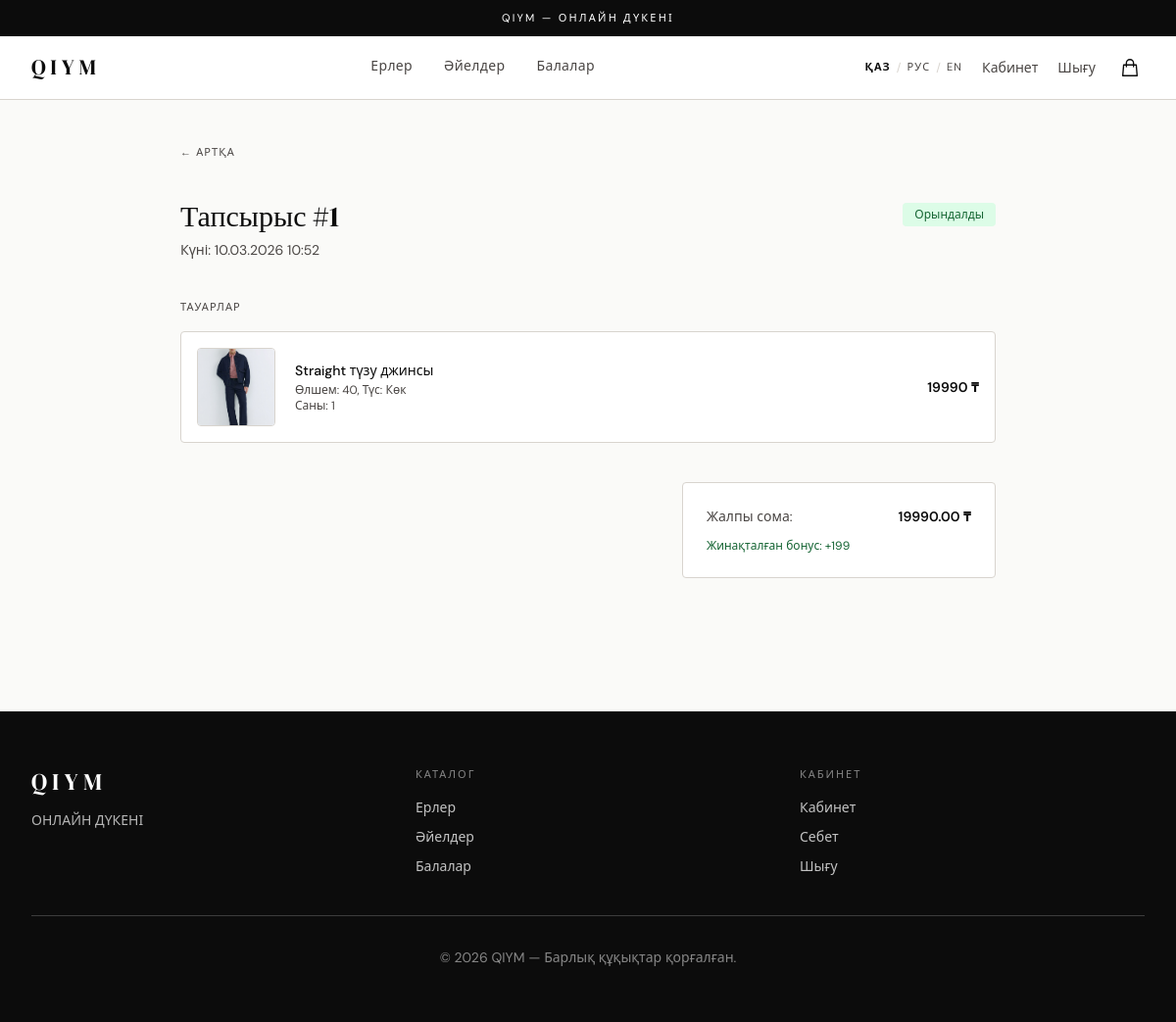
/order/1/ (signed in), run on the app's committed database.
### shop/models.py (models this page shows, shortened)
class Category(models.Model):
    name = models.CharField(max_length=50, verbose_name="Атауы")
    slug = models.SlugField(unique=True, verbose_name="Сілтеме")
    class Meta:
        verbose_name = "Санат"
        verbose_name_plural = "Санаттар"

class Order(models.Model):
    STATUS_CHOICES = [
        ('new', 'Жаңа'),
        ('processing', 'Өңделуде'),
        ('completed', 'Орындалды'),
        ('cancelled', 'Бас тартылды'),
    ]
    user = models.ForeignKey(User, null=True, blank=True, on_delete=models.SET_NULL, verbose_name="Пайдаланушы")
    first_name = models.CharField(max_length=50, verbose_name="Аты")
    last_name = models.CharField(max_length=50, verbose_name="Тегі")
    phone = models.CharField(max_length=20, verbose_name="Телефон")
    city = models.ForeignKey(City, null=True, on_delete=models.SET_NULL, verbose_name="Қала", related_name='orders')
    address = models.TextField(verbose_name="Мекенжай")
    created_at = models.DateTimeField(auto_now_add=True, verbose_name="Құрылған уақыт")
    status = models.CharField(max_length=20, choices=STATUS_CHOICES, default='new', verbose_name="Статус")
    total_price = models.DecimalField(max_digits=12, decimal_places=2, verbose_name="Жалпы баға")
    discount_applied = models.DecimalField(max_digits=5, decimal_places=2, default=0, verbose_name="Қолданылған жеңілдік (%)")
    is_viewed = models.BooleanField(default=False, verbose_name="Қаралды ма?")
    bonus_points_used = models.PositiveIntegerField(default=0, verbose_name="Қолданылған баллдар")
    bonus_points_earned = models.PositiveIntegerField(default=0, verbose_name="Жинақталған баллдар")
    class Meta:
        verbose_name = "Тапсырыс"
        verbose_name_plural = "Тапсырыстар"

class OrderItem(models.Model):
    order = models.ForeignKey(Order, on_delete=models.CASCADE, related_name='items', verbose_name="Тапсырыс")
    variant = models.ForeignKey(ProductVariant, on_delete=models.SET_NULL, null=True, verbose_name="Нұсқа")
    quantity = models.PositiveIntegerField(verbose_name="Саны")
    price = models.DecimalField(max_digits=10, decimal_places=2, verbose_name="Сатып алу бағасы")
    class Meta:
        verbose_name = "Тапсырыс элементі"
        verbose_name_plural = "Тапсырыс элементтері"

class ProductVariant(models.Model):
    product = models.ForeignKey(Product, on_delete=models.CASCADE, related_name='variants', verbose_name="Киім")
    size = models.CharField(max_length=10, verbose_name="Өлшем")
    color = models.CharField(max_length=30, verbose_name="Түс")
    stock = models.PositiveIntegerField(default=0, verbose_name="Қалдық")
    class Meta:
        unique_together = ('product', 'size', 'color')
        verbose_name = "Нұсқа"
        verbose_name_plural = "Нұсқалар"

class Product(models.Model):
    category = models.ForeignKey(Category, on_delete=models.CASCADE, related_name='products', verbose_name="Санаты")
    name = models.CharField(max_length=200, verbose_name="Атауы")
    description = models.TextField(verbose_name="Сипаттамасы")
    price = models.DecimalField(max_digits=10, decimal_places=2, verbose_name="Бағасы")
    image = models.ImageField(upload_to='products/', verbose_name="Суреті")
    is_new_collection = models.BooleanField(default=False, verbose_name="Жаңа топтама")
    created_at = models.DateTimeField(auto_now_add=True)
    updated_at = models.DateTimeField(auto_now=True)
    class Meta:
        verbose_name = "Киім"
        verbose_name_plural = "Киімдер"

### shop/views.py (the view)
# urls.py: path('order/<int:order_id>/', views.order_detail, name='order_detail'),  # Жаңа жол
@login_required
def order_detail(request, order_id):
    order = get_object_or_404(Order, id=order_id, user=request.user)
    items = order.items.select_related('variant__product')
    context = {
        'order': order,
        'items': items,
    }
    return render(request, 'shop/order_detail.html', context)

### shop/context_processors.py (called while the page is built)
def site_context(request):
    categories = Category.objects.all()
    banners = Banner.objects.filter(is_active=True)
    return {
        'categories': categories,
        'banners': banners,
        'current_language': get_language(),
    }

### shop/json_translations.py (called while the page is built)
def _load():
    if _cache:
        return
    base = os.path.join(os.path.dirname(os.path.dirname(__file__)), 'translations')
    for lang in ('kk', 'en', 'ru'):
        with open(os.path.join(base, f'{lang}.json'), encoding='utf-8') as f:
            _cache[lang] = json.load(f)

def t(key, **kwargs):
    _load()
    lang = (get_language() or 'kk')[:2]
    if lang not in _cache:
        lang = 'kk'
    value = _cache[lang].get(key) or _cache['kk'].get(key, key)
    return value.format(**kwargs) if kwargs else value

### shop/templatetags/i18n_tags.py (called while the page is built)
@register.simple_tag
def translate(key, **kwargs):
    return _t(key, **kwargs)

@register.filter
def translate_status(status):
    return _t(f'status.{status}')

### templates/shop/order_detail.html (shortened to what this page needs)
{% extends 'shop/base.html' %}
{% load static %}
{% load i18n_tags %}
{% block content %}
<div class="max-w-4xl mx-auto px-4 lg:px-8 py-10">
    <a href="{% url 'profile' %}"
       class="inline-flex items-center gap-1.5 text-[11px] uppercase tracking-widest text-q-gray hover:text-q-black transition-colors mb-10">
        ← {% translate "order.back_btn" %}
    </a>
    <div class="flex items-start justify-between gap-4 mb-10">
        <div>
            <h1 class="font-serif text-3xl text-q-black">{% translate "order.heading" id=order.id %}</h1>
            <p class="text-sm text-q-gray mt-1.5">{% translate "order.date_label" %} {{ order.created_at|date:"d.m.Y H:i" }}</p>
        </div>
        <span class="inline-flex items-center px-3 py-1 text-xs font-medium rounded flex-shrink-0 mt-1
            {% if order.status == 'new' %}bg-[#FEF9C3] text-[#854D0E]
            {% elif order.status == 'completed' %}bg-[#DCFCE7] text-[#166534]
            {% elif order.status == 'cancelled' %}bg-[#FEE2E2] text-[#991B1B]
            {% else %}bg-[#DBEAFE] text-[#1E40AF]{% endif %}">
            {{ order.status|translate_status }}
        </span>
    </div>
    <p class="text-[11px] uppercase tracking-widest text-q-gray mb-4">{% translate "order.items_heading" %}</p>
    <div class="space-y-3 mb-10">
        {% for item in items %}
        <div class="flex items-center gap-5 bg-white border border-q-border rounded p-4">
            <div class="w-20 h-20 flex-shrink-0 overflow-hidden rounded border border-q-border">
                <img src="{{ item.variant.product.image.url }}" alt="{{ item.variant.product.name }}"
                     class="w-full h-full object-cover">
            </div>
            <div class="flex-grow min-w-0">
                <h3 class="font-medium text-q-black text-sm">{{ item.variant.product.name }}</h3>
                <p class="text-xs text-q-gray mt-0.5">{% translate "order.size_color" size=item.variant.size color=item.variant.color %}</p>
                <p class="text-xs text-q-gray">{% translate "order.qty_label" qty=item.quantity %}</p>
            </div>
            <span class="font-semibold text-q-black text-sm flex-shrink-0">{{ item.price|floatformat:0 }} ₸</span>
        </div>
        {% endfor %}
    </div>
    <div class="bg-white border border-q-border rounded p-6 space-y-3 max-w-xs ml-auto">
        <div class="flex justify-between text-sm">
            <span class="text-q-gray">{% translate "order.total_label" %}</span>
            <span class="font-semibold text-q-black">{{ order.total_price }} ₸</span>
        </div>
        {% if order.bonus_points_earned > 0 %}
        <p class="text-xs text-[#166534]">{% translate "order.bonus_earned" pts=order.bonus_points_earned %}</p>
        {% endif %}
    </div>
</div>
{% endblock %}

### templates/shop/base.html (shortened to what this page needs)
{% load i18n_tags %}
<!DOCTYPE html>
<html lang="{{ current_language }}">
<head>
    <link rel="stylesheet" href="https://cdn.jsdelivr.net/npm/swiper@11/swiper-bundle.min.css" />
    <script src="https://cdn.tailwindcss.com"></script>
</head>
<body class="bg-q-cream font-sans flex flex-col min-h-screen text-q-black">
    <div class="bg-q-black text-white text-center py-2.5 text-[11px] tracking-[0.2em] uppercase select-none">
        QIYM — {% translate "nav.site_subtitle" %}
    </div>
    <header class="bg-white border-b border-q-border sticky top-0 z-50">
        <div class="max-w-7xl mx-auto px-4 lg:px-8">
            <div class="flex items-center justify-between h-16">
                <a href="{% url 'home' %}" class="flex-shrink-0 group">
                    <span class="font-serif text-[22px] tracking-[0.22em] text-q-black group-hover:text-q-gold transition-colors duration-200">QIYM</span>
                </a>
                <nav class="hidden md:flex items-center gap-8">
                    {% for category in categories %}
                        <a href="{% url 'home' %}?category={{ category.slug }}"
                           class="nav-link relative text-sm tracking-wide pb-1 transition-colors duration-200
                                  {% if selected_category == category.slug %}text-q-black font-medium active{% else %}text-q-gray hover:text-q-black{% endif %}">
                            {{ category.name }}
                        </a>
                    {% endfor %}
                </nav>
                <div class="flex items-center gap-5">
                    <form method="post" action="{% url 'set_language' %}" class="hidden lg:flex items-center gap-1">
                        <button name="language" value="kk"
                                class="text-[11px] tracking-widest uppercase py-0.5 transition-colors
                                       {% if current_language == 'kk' %}text-q-black font-semibold{% else %}text-q-gray hover:text-q-black{% endif %}">ҚАЗ</button>
                        <span class="text-q-border text-xs mx-0.5">/</span>
                        <button name="language" value="ru"
                                class="text-[11px] tracking-widest uppercase py-0.5 transition-colors
                                       {% if current_language == 'ru' %}text-q-black font-semibold{% else %}text-q-gray hover:text-q-black{% endif %}">РУС</button>
                        <span class="text-q-border text-xs mx-0.5">/</span>
                        <button name="language" value="en"
                                class="text-[11px] tracking-widest uppercase py-0.5 transition-colors
                                       {% if current_language == 'en' %}text-q-black font-semibold{% else %}text-q-gray hover:text-q-black{% endif %}">EN</button>
                    </form>
                    {% if user.is_authenticated %}
                        <a href="{% url 'profile' %}" class="hidden md:block text-sm text-q-gray hover:text-q-black transition-colors">{% translate "nav.cabinet" %}</a>
                        <a href="{% url 'logout' %}" class="hidden md:block text-sm text-q-gray hover:text-q-black transition-colors">{% translate "nav.logout" %}</a>
                    {% else %}
                        <a href="{% url 'login' %}" class="hidden md:block text-sm text-q-gray hover:text-q-black transition-colors">{% translate "nav.login" %}</a>
                        <a href="{% url 'signup' %}" class="hidden md:block text-sm text-q-gray hover:text-q-black transition-colors">{% translate "nav.signup" %}</a>
                    {% endif %}
                    <a href="{% url 'cart_detail' %}" class="relative p-1 text-q-black hover:opacity-60 transition-opacity">
                        <svg xmlns="http://www.w3.org/2000/svg" class="h-[22px] w-[22px]" fill="none" viewBox="0 0 24 24" stroke="currentColor" stroke-width="1.5">
                            <path stroke-linecap="round" stroke-linejoin="round" d="M16 11V7a4 4 0 00-8 0v4M5 9h14l1 12H4L5 9z" />
                        </svg>
                    </a>
                </div>
            </div>
        </div>
    </header>
    <main class="flex-grow w-full">
        {% block content %}{% endblock %}
    </main>
    <footer class="bg-q-black text-white mt-24">
        <div class="max-w-7xl mx-auto px-4 lg:px-8 py-14">
            <div class="grid grid-cols-1 md:grid-cols-3 gap-10 pb-10 border-b border-white/20">
                <div>
                    <span class="font-serif text-2xl tracking-[0.22em]">QIYM</span>
                    <p class="text-white/70 text-sm mt-3 leading-relaxed">{% translate "nav.site_subtitle" %}</p>
                </div>
                <div>
                    <p class="text-[11px] uppercase tracking-[0.18em] text-white/50 mb-4">Каталог</p>
                    <div class="flex flex-col gap-2.5">
                        {% for category in categories %}
                            <a href="{% url 'home' %}?category={{ category.slug }}" class="text-sm text-white/75 hover:text-white transition-colors">{{ category.name }}</a>
                        {% endfor %}
                    </div>
                </div>
                <div>
                    <p class="text-[11px] uppercase tracking-[0.18em] text-white/50 mb-4">{% translate "nav.cabinet" %}</p>
                    <div class="flex flex-col gap-2.5">
                        {% if user.is_authenticated %}
                            <a href="{% url 'profile' %}" class="text-sm text-white/75 hover:text-white transition-colors">{% translate "nav.cabinet" %}</a>
                            <a href="{% url 'cart_detail' %}" class="text-sm text-white/75 hover:text-white transition-colors">{% translate "cart.title" %}</a>
                            <a href="{% url 'logout' %}" class="text-sm text-white/75 hover:text-white transition-colors">{% translate "nav.logout" %}</a>
                        {% else %}
                            <a href="{% url 'login' %}" class="text-sm text-white/75 hover:text-white transition-colors">{% translate "nav.login" %}</a>
                            <a href="{% url 'signup' %}" class="text-sm text-white/75 hover:text-white transition-colors">{% translate "nav.signup" %}</a>
                        {% endif %}
                    </div>
                </div>
            </div>
            <p class="text-white/50 text-sm text-center pt-8">&copy; 2026 QIYM — {% translate "nav.footer" %}</p>
        </div>
    </footer>
</body>
</html>

### templates/shop/base.html (style rules this page uses)
body { font-family: 'DM Sans', system-ui, sans-serif; }
.nav-link::after { content: ''; position: absolute; bottom: -4px; left: 0; width: 0; height: 1px; background: #0C0C0C; transition: width 0.25s ease; }

### data on the page
Category: name "Ерлер"
Category: name "Әйелдер"
Category: name "Балалар"
Order: created_at "10.03.2026 10:52", status|translate_status "Орындалды", total_price "19990.00"
OrderItem: variant.product.image (picture), variant.product.name "Straight түзу джинсы", price "19990"
